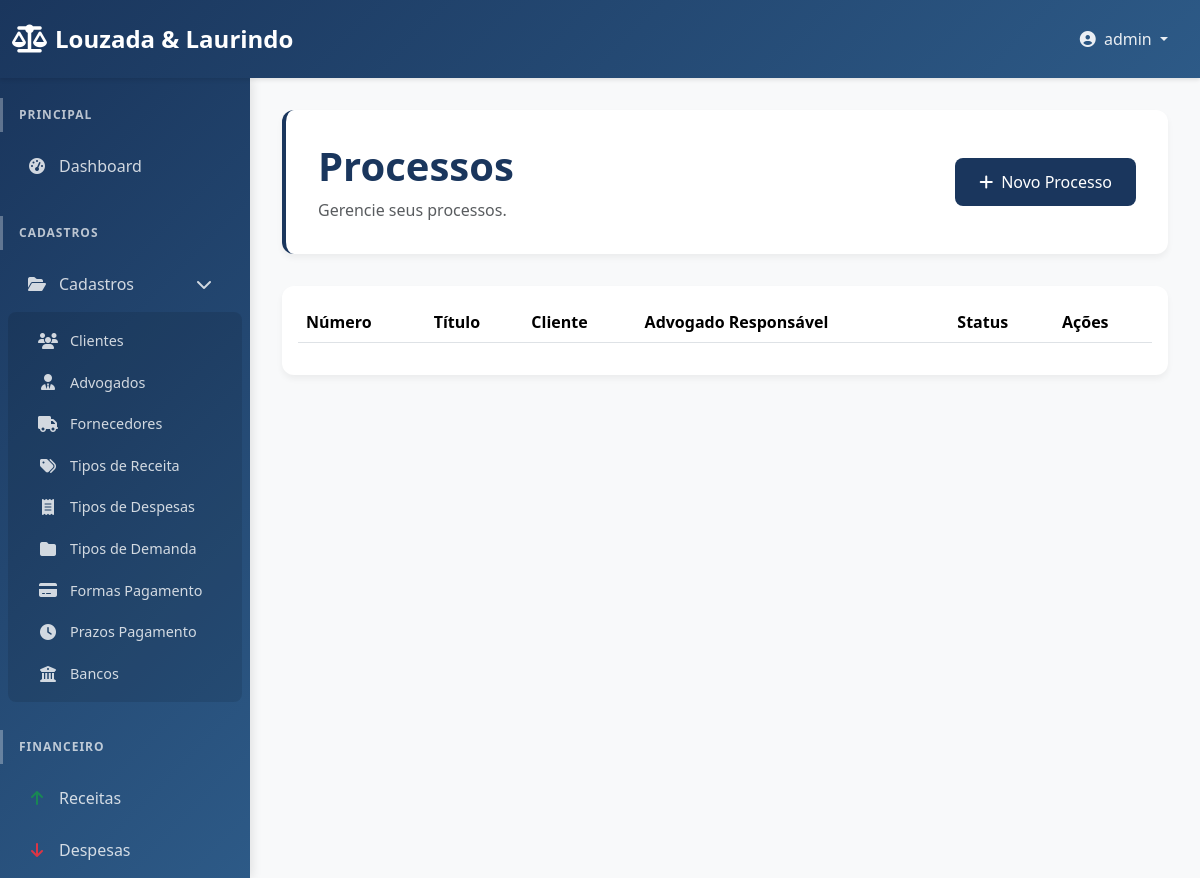
Page /dashboard/processos/ (signed in) on the earlier database version.
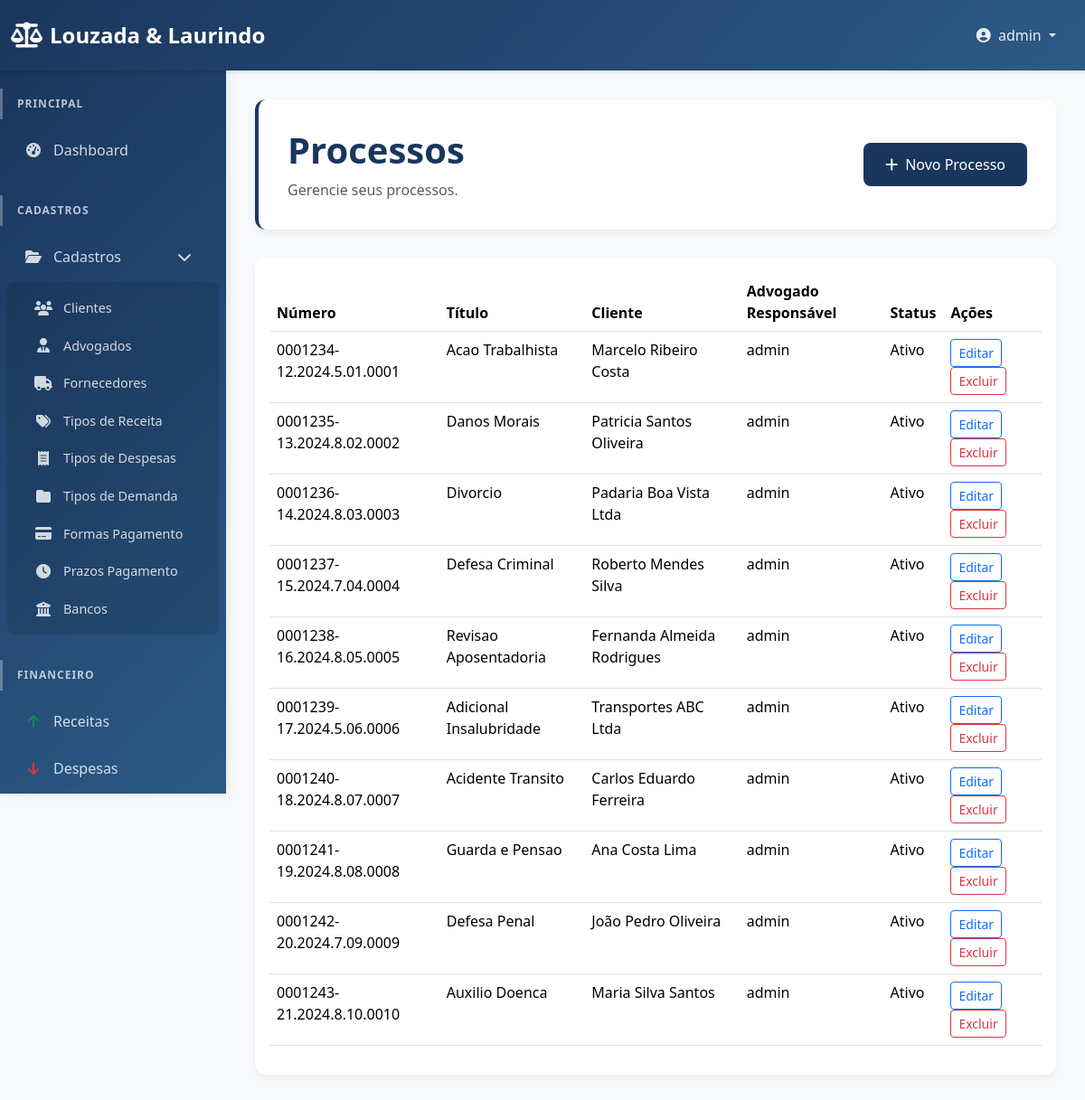
Same page on the later database version.
### dashboard/models.py (models this page shows, shortened)
class Processo(models.Model):
    STATUS_CHOICES = [
        ('ativo', 'Ativo'),
        ('suspenso', 'Suspenso'),
        ('arquivado', 'Arquivado'),
        ('finalizado', 'Finalizado'),
    ]
    numero = models.CharField(max_length=50, unique=True, verbose_name="Número do Processo")
    cliente = models.ForeignKey(Cliente, on_delete=models.CASCADE, verbose_name="Cliente")
    advogado_responsavel = models.ForeignKey('users.Lawyer', on_delete=models.CASCADE, verbose_name="Advogado Responsável")
    titulo = models.CharField(max_length=200, verbose_name="Título")
    descricao = models.TextField(verbose_name="Descrição")
    status = models.CharField(max_length=20, choices=STATUS_CHOICES, default='ativo', verbose_name="Status")
    data_inicio = models.DateField(verbose_name="Data de Início")
    data_fim = models.DateField(blank=True, null=True, verbose_name="Data de Fim")
    valor_causa = models.DecimalField(max_digits=10, decimal_places=2, blank=True, null=True, verbose_name="Valor da Causa")
    tribunal = models.CharField(max_length=100, blank=True, null=True, verbose_name="Tribunal")
    vara = models.CharField(max_length=100, blank=True, null=True, verbose_name="Vara")
    class Meta:
        verbose_name = "Processo"
        verbose_name_plural = "Processos"
        ordering = ['-data_inicio']

class Cliente(models.Model):
    nome = models.CharField(max_length=200, verbose_name="Nome")
    nome_mae = models.CharField(max_length=200, blank=True, null=True, verbose_name="Nome da Mãe")
    cpf_cnpj = models.CharField(max_length=20, unique=True, verbose_name="CPF/CNPJ")
    email = models.EmailField(verbose_name="E-mail")
    telefone = models.CharField(max_length=20, verbose_name="Telefone")
    endereco = models.TextField(blank=True, null=True, verbose_name="Endereço")
    cidade = models.CharField(max_length=100, blank=True, null=True, verbose_name="Cidade")
    estado = models.CharField(max_length=2, blank=True, null=True, verbose_name="Estado")
    data_cadastro = models.DateTimeField(auto_now_add=True, verbose_name="Data de Cadastro")
    ativo = models.BooleanField(default=True, verbose_name="Ativo")
    area_cliente_ativa = models.BooleanField(default=False, verbose_name="Área do Cliente Ativa")
    senha_area_cliente = models.CharField(max_length=128, blank=True, null=True, verbose_name="Senha da Área do Cliente")
    class Meta:
        verbose_name = "Cliente"
        verbose_name_plural = "Clientes"
        ordering = ['-data_cadastro']

### users/models.py (models this page shows, shortened)
class Lawyer(AbstractUser):
    cpf = models.CharField(max_length=14, unique=True, blank=True, null=True, verbose_name="CPF")
    oab_number = models.CharField(max_length=20, blank=True, null=True, verbose_name="Número OAB")
    STATE_CHOICES = [
        ('AC', 'Acre'), ('AL', 'Alagoas'), ('AP', 'Amapá'), ('AM', 'Amazonas'),
        ('BA', 'Bahia'), ('CE', 'Ceará'), ('DF', 'Distrito Federal'), ('ES', 'Espírito Santo'),
        ('GO', 'Goiás'), ('MA', 'Maranhão'), ('MT', 'Mato Grosso'), ('MS', 'Mato Grosso do Sul'),
        ('MG', 'Minas Gerais'), ('PA', 'Pará'), ('PB', 'Paraíba'), ('PR', 'Paraná'),
        ('PE', 'Pernambuco'), ('PI', 'Piauí'), ('RJ', 'Rio de Janeiro'), ('RN', 'Rio Grande do Norte'),
        ('RS', 'Rio Grande do Sul'), ('RO', 'Rondônia'), ('RR', 'Roraima'), ('SC', 'Santa Catarina'),
        ('SP', 'São Paulo'), ('SE', 'Sergipe'), ('TO', 'Tocantins'),
    ]
    oab_section = models.CharField(max_length=2, choices=STATE_CHOICES, blank=True, null=True, verbose_name="Seccional OAB")
    phone = models.CharField(max_length=20, blank=True, null=True, verbose_name="Telefone")
    pix_key = models.CharField(max_length=255, blank=True, null=True, verbose_name="Chave PIX")
    professional_address = models.TextField(blank=True, null=True, verbose_name="Endereço Profissional")
    registration_date = models.DateField(default=timezone.now, verbose_name="Data de Cadastro")
    enable_publications = models.BooleanField(default=False, verbose_name="Publicações Ativadas")
    enable_login = models.BooleanField(default=True, verbose_name="Login Ativado")
    groups = models.ManyToManyField(
        'auth.Group',
        verbose_name='groups',
        blank=True,
        help_text='The groups this user belongs to. A user will get all permissions granted to each of their groups.',
        related_name="lawyer_set",
        related_query_name="lawyer",
    )
    user_permissions = models.ManyToManyField(
        'auth.Permission',
        verbose_name='user permissions',
        blank=True,
        help_text='Specific permissions for this user.',
        related_name="lawyer_set",
        related_query_name="lawyer",
    )

### dashboard/views.py (the view)
# urls.py: path('processos/', views.processo_list, name='processo_list'),
@login_required
def processo_list(request):
    processos = Processo.objects.all().select_related('cliente', 'advogado_responsavel').order_by('-data_inicio')
    return render(request, 'dashboard/processo_list.html', {'processos': processos})

### dashboard/templates/dashboard/processo_list.html (shortened to what this page needs)
{% extends 'dashboard/base.html' %}
{% block content %}
<div class="page-header">
    <div class="d-flex justify-content-between align-items-center">
        <div>
            <h1>Processos</h1>
            <p class="text-muted">Gerencie seus processos.</p>
        </div>
        <div>
            <a href="{% url 'dashboard:processo_create' %}" class="btn btn-primary"><i class="fas fa-plus me-2"></i>Novo Processo</a>
        </div>
    </div>
</div>
<div class="card">
    <div class="card-body">
        <table class="table table-hover">
            <thead>
                <tr>
                    <th>Número</th>
                    <th>Título</th>
                    <th>Cliente</th>
                    <th>Advogado Responsável</th>
                    <th>Status</th>
                    <th>Ações</th>
                </tr>
            </thead>
            <tbody>
                {% for processo in processos %}
                <tr>
                    <td>{{ processo.numero }}</td>
                    <td>{{ processo.titulo }}</td>
                    <td>{{ processo.cliente.nome }}</td>
                    <td>{{ processo.advogado_responsavel.get_full_name|default:processo.advogado_responsavel.username }}</td>
                    <td>{{ processo.get_status_display }}</td>
                    <td>
                        <a href="{% url 'dashboard:processo_update' processo.pk %}" class="btn btn-sm btn-outline-primary">Editar</a>
                        <a href="{% url 'dashboard:processo_delete' processo.pk %}" class="btn btn-sm btn-outline-danger">Excluir</a>
                    </td>
                </tr>
                {% endfor %}
            </tbody>
        </table>
    </div>
</div>
{% endblock %}

Differences in the rows shown:
added Processo: numero "0001234-12.2024.5.01.0001", titulo "Acao Trabalhista", cliente.nome "Marcelo Ribeiro Costa", advogado_responsavel.get_full_name "admin", status "Ativo"
added Processo: numero "0001235-13.2024.8.02.0002", titulo "Danos Morais", cliente.nome "Patricia Santos Oliveira", advogado_responsavel.get_full_name "admin", status "Ativo"
added Processo: numero "0001236-14.2024.8.03.0003", titulo "Divorcio", cliente.nome "Padaria Boa Vista Ltda", advogado_responsavel.get_full_name "admin", status "Ativo"
added Processo: numero "0001237-15.2024.7.04.0004", titulo "Defesa Criminal", cliente.nome "Roberto Mendes Silva", advogado_responsavel.get_full_name "admin", status "Ativo"
added Processo: numero "0001238-16.2024.8.05.0005", titulo "Revisao Aposentadoria", cliente.nome "Fernanda Almeida Rodrigues", advogado_responsavel.get_full_name "admin", status "Ativo"
added Processo: numero "0001239-17.2024.5.06.0006", titulo "Adicional Insalubridade", cliente.nome "Transportes ABC Ltda", advogado_responsavel.get_full_name "admin", status "Ativo"
added Processo: numero "0001240-18.2024.8.07.0007", titulo "Acidente Transito", cliente.nome "Carlos Eduardo Ferreira", advogado_responsavel.get_full_name "admin", status "Ativo"
added Processo: numero "0001241-19.2024.8.08.0008", titulo "Guarda e Pensao", cliente.nome "Ana Costa Lima", advogado_responsavel.get_full_name "admin", status "Ativo"
added Processo: numero "0001242-20.2024.7.09.0009", titulo "Defesa Penal", cliente.nome "João Pedro Oliveira", advogado_responsavel.get_full_name "admin", status "Ativo"
added Processo: numero "0001243-21.2024.8.10.0010", titulo "Auxilio Doenca", cliente.nome "Maria Silva Santos", advogado_responsavel.get_full_name "admin", status "Ativo"
